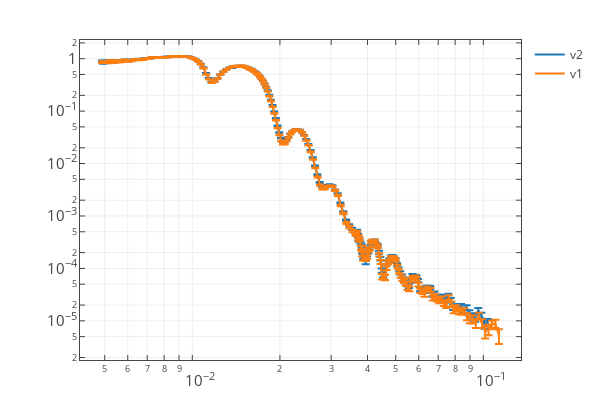

The cell this chart's notebook holds for it:
### Code cell
# Using DANGLE in both cases
v2_path = '/SNS/users/m2d/git/reflectivity_ui/test/comparison/v2/REF_M_30806+30807+30808_Specular_Off_Off_set_1.dat'
v2 = np.loadtxt(v2_path).T
v1_path = '/SNS/users/m2d/git/reflectivity_ui/test/comparison/v1/REF_M_30806+30807+30808_Specular_Off_Off_set_1.dat'
v1 = np.loadtxt(v1_path).T

plot1d([[v2[0], v2[1], v2[2]],
        [v1[0], v1[1], v1[2]],
       ],
       data_names=['v2', 'v1'],
      y_log=True, x_log=True)

### Figure 1 — Plotly figure (JSON) as saved in the notebook; plotly's stock layout.template omitted (floating-point values rounded to 4 significant figures; data arrays with more than 128 entries replaced by an {"elided": "..."} marker saying what was removed)
{"data": [{"error_y": {"array": {"elided": "209 float values"}, "type": "data", "visible": true}, "name": "v2", "type": "scatter", "uid": "60218381-6e22-417b-a091-1a4ce16840fa", "x": {"elided": "209 float values"}, "y": {"elided": "209 float values"}}, {"error_y": {"array": {"elided": "213 float values"}, "type": "data", "visible": true}, "name": "v1", "type": "scatter", "uid": "50e881f0-2afc-42ba-bb8b-1d6579c0fad3", "x": {"elided": "213 float values"}, "y": {"elided": "213 float values"}}], "layout": {"autosize": true, "bargap": 0, "height": 400, "hovermode": "closest", "margin": {"b": 40, "l": 80, "r": 40, "t": 40}, "showlegend": true, "width": 600, "xaxis": {"exponentformat": "power", "mirror": "all", "showexponent": "all", "showgrid": true, "showline": true, "ticks": "inside", "title": "", "type": "log", "zeroline": false}, "yaxis": {"exponentformat": "power", "mirror": "all", "showexponent": "all", "showgrid": true, "showline": true, "ticks": "inside", "title": "", "type": "log", "zeroline": false}}}
